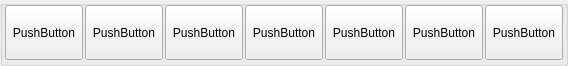
   <widget class="QGroupBox" name="groupBox_5">
    <property name="geometry">
     <rect>
      <x>259</x>
      <y>281</y>
      <width>568</width>
      <height>66</height>
     </rect>
    </property>
    <property name="title">
     <string/>
    </property>
    <widget class="QPushButton" name="pushButton_29">
     <property name="geometry">
      <rect>
       <x>5</x>
       <y>5</y>
       <width>78</width>
       <height>55</height>
      </rect>
     </property>
     <property name="sizePolicy">
      <sizepolicy hsizetype="Fixed" vsizetype="Fixed">
       <horstretch>0</horstretch>
       <verstretch>0</verstretch>
      </sizepolicy>
     </property>
     <property name="minimumSize">
      <size>
       <width>0</width>
       <height>55</height>
      </size>
     </property>
     <property name="maximumSize">
      <size>
       <width>100</width>
       <height>16777215</height>
      </size>
     </property>
     <property name="autoFillBackground">
      <bool>false</bool>
     </property>
     <property name="text">
      <string>PushButton</string>
     </property>
     <property name="checkable">
      <bool>false</bool>
     </property>
     <property name="checked">
      <bool>false</bool>
     </property>
     <property name="autoDefault">
      <bool>false</bool>
     </property>
     <property name="default">
      <bool>false</bool>
     </property>
     <property name="flat">
      <bool>false</bool>
     </property>
    </widget>
    <widget class="QPushButton" name="pushButton_30">
     <property name="geometry">
      <rect>
       <x>85</x>
       <y>5</y>
       <width>78</width>
       <height>55</height>
      </rect>
     </property>
     <property name="sizePolicy">
      <sizepolicy hsizetype="Fixed" vsizetype="Fixed">
       <horstretch>0</horstretch>
       <verstretch>0</verstretch>
      </sizepolicy>
     </property>
     <property name="minimumSize">
      <size>
       <width>0</width>
       <height>55</height>
      </size>
     </property>
     <property name="maximumSize">
      <size>
       <width>100</width>
       <height>16777215</height>
      </size>
     </property>
     <property name="autoFillBackground">
      <bool>false</bool>
     </property>
     <property name="text">
      <string>PushButton</string>
     </property>
     <property name="checkable">
      <bool>false</bool>
     </property>
     <property name="checked">
      <bool>false</bool>
     </property>
     <property name="autoDefault">
      <bool>false</bool>
     </property>
     <property name="default">
      <bool>false</bool>
     </property>
     <property name="flat">
      <bool>false</bool>
     </property>
    </widget>
    <widget class="QPushButton" name="pushButton_31">
     <property name="geometry">
      <rect>
       <x>165</x>
       <y>5</y>
       <width>78</width>
       <height>55</height>
      </rect>
     </property>
     <property name="sizePolicy">
      <sizepolicy hsizetype="Fixed" vsizetype="Fixed">
       <horstretch>0</horstretch>
       <verstretch>0</verstretch>
      </sizepolicy>
     </property>
     <property name="minimumSize">
      <size>
       <width>0</width>
       <height>55</height>
      </size>
     </property>
     <property name="maximumSize">
      <size>
       <width>100</width>
       <height>16777215</height>
      </size>
     </property>
     <property name="autoFillBackground">
      <bool>false</bool>
     </property>
     <property name="text">
      <string>PushButton</string>
     </property>
     <property name="checkable">
      <bool>false</bool>
     </property>
     <property name="checked">
      <bool>false</bool>
     </property>
     <property name="autoDefault">
      <bool>false</bool>
     </property>
     <property name="default">
      <bool>false</bool>
     </property>
     <property name="flat">
      <bool>false</bool>
     </property>
    </widget>
    <widget class="QPushButton" name="pushButton_32">
     <property name="geometry">
      <rect>
       <x>245</x>
       <y>5</y>
       <width>78</width>
       <height>55</height>
      </rect>
     </property>
     <property name="sizePolicy">
      <sizepolicy hsizetype="Fixed" vsizetype="Fixed">
       <horstretch>0</horstretch>
       <verstretch>0</verstretch>
      </sizepolicy>
     </property>
     <property name="minimumSize">
      <size>
       <width>0</width>
       <height>55</height>
      </size>
     </property>
     <property name="maximumSize">
      <size>
       <width>100</width>
       <height>16777215</height>
      </size>
     </property>
     <property name="autoFillBackground">
      <bool>false</bool>
     </property>
     <property name="text">
      <string>PushButton</string>
     </property>
     <property name="checkable">
      <bool>false</bool>
     </property>
     <property name="checked">
      <bool>false</bool>
     </property>
     <property name="autoDefault">
      <bool>false</bool>
     </property>
     <property name="default">
      <bool>false</bool>
     </property>
     <property name="flat">
      <bool>false</bool>
     </property>
    </widget>
    <widget class="QPushButton" name="pushButton_33">
     <property name="geometry">
      <rect>
       <x>325</x>
       <y>5</y>
       <width>78</width>
       <height>55</height>
      </rect>
     </property>
     <property name="sizePolicy">
      <sizepolicy hsizetype="Fixed" vsizetype="Fixed">
       <horstretch>0</horstretch>
       <verstretch>0</verstretch>
      </sizepolicy>
     </property>
     <property name="minimumSize">
      <size>
       <width>0</width>
       <height>55</height>
      </size>
     </property>
     <property name="maximumSize">
      <size>
       <width>100</width>
       <height>16777215</height>
      </size>
     </property>
     <property name="autoFillBackground">
      <bool>false</bool>
     </property>
     <property name="text">
      <string>PushButton</string>
     </property>
     <property name="checkable">
      <bool>false</bool>
     </property>
     <property name="checked">
      <bool>false</bool>
     </property>
     <property name="autoDefault">
      <bool>false</bool>
     </property>
     <property name="default">
      <bool>false</bool>
     </property>
     <property name="flat">
      <bool>false</bool>
     </property>
    </widget>
    <widget class="QPushButton" name="pushButton_34">
     <property name="geometry">
      <rect>
       <x>405</x>
       <y>5</y>
       <width>78</width>
       <height>55</height>
      </rect>
     </property>
     <property name="sizePolicy">
      <sizepolicy hsizetype="Fixed" vsizetype="Fixed">
       <horstretch>0</horstretch>
       <verstretch>0</verstretch>
      </sizepolicy>
     </property>
     <property name="minimumSize">
      <size>
       <width>0</width>
       <height>55</height>
      </size>
     </property>
     <property name="maximumSize">
      <size>
       <width>100</width>
       <height>16777215</height>
      </size>
     </property>
     <property name="autoFillBackground">
      <bool>false</bool>
     </property>
     <property name="text">
      <string>PushButton</string>
     </property>
     <property name="checkable">
      <bool>false</bool>
     </property>
     <property name="checked">
      <bool>false</bool>
     </property>
     <property name="autoDefault">
      <bool>false</bool>
     </property>
     <property name="default">
      <bool>false</bool>
     </property>
     <property name="flat">
      <bool>false</bool>
     </property>
    </widget>
    <widget class="QPushButton" name="pushButton_35">
     <property name="geometry">
      <rect>
       <x>485</x>
       <y>5</y>
       <width>78</width>
       <height>55</height>
      </rect>
     </property>
     <property name="sizePolicy">
      <sizepolicy hsizetype="Fixed" vsizetype="Fixed">
       <horstretch>0</horstretch>
       <verstretch>0</verstretch>
      </sizepolicy>
     </property>
     <property name="minimumSize">
      <size>
       <width>0</width>
       <height>55</height>
      </size>
     </property>
     <property name="maximumSize">
      <size>
       <width>100</width>
       <height>16777215</height>
      </size>
     </property>
     <property name="autoFillBackground">
      <bool>false</bool>
     </property>
     <property name="text">
      <string>PushButton</string>
     </property>
     <property name="checkable">
      <bool>false</bool>
     </property>
     <property name="checked">
      <bool>false</bool>
     </property>
     <property name="autoDefault">
      <bool>false</bool>
     </property>
     <property name="default">
      <bool>false</bool>
     </property>
     <property name="flat">
      <bool>false</bool>
     </property>
    </widget>
   </widget>
